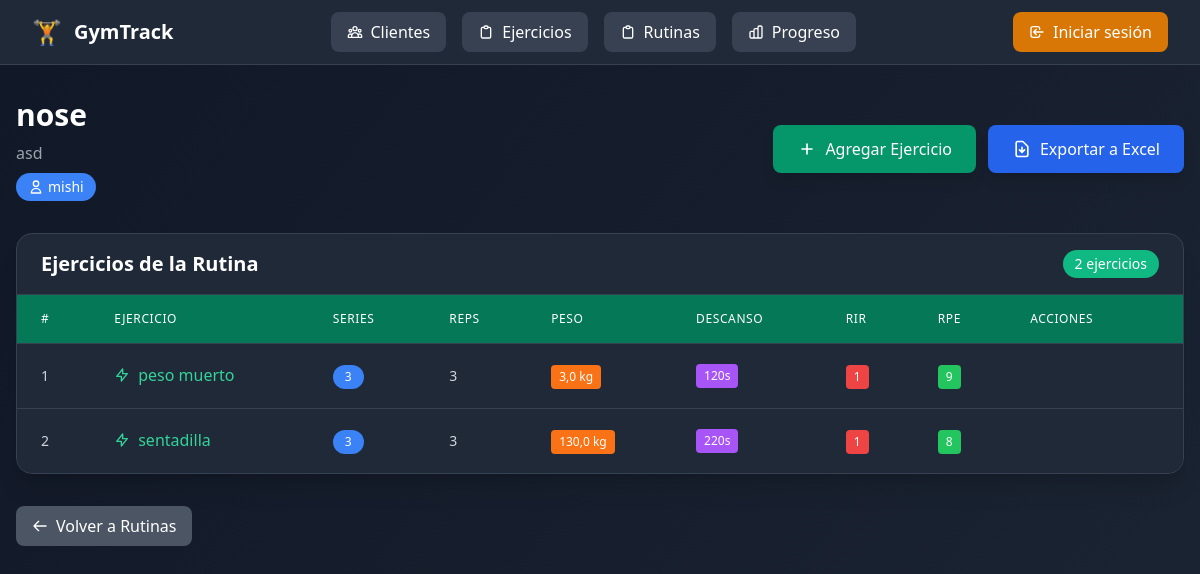
The app's page /rutinas/17/ with its own data.
### rutinas/models.py (models this page shows, shortened)
class Rutina(models.Model):
    nombre = models.CharField(max_length=100)
    descripcion = models.TextField(blank=True)
    ejercicios = models.ManyToManyField(Ejercicio, related_name="rutinas")
    entrenador = models.ForeignKey(
        Usuario,
        on_delete=models.SET_NULL,
        null=True,
        blank=True,
        related_name="rutinas_creadas"
    )
    cliente = models.ForeignKey(
        Cliente,
        on_delete=models.CASCADE,
        null=True,
        blank=True,
        related_name="rutinas"
    )
    fecha_creacion = models.DateTimeField(auto_now_add=True)

class EntradaEjercicio(models.Model):
    rutina = models.ForeignKey(Rutina, on_delete=models.CASCADE, related_name="entradas")
    ejercicio = models.ForeignKey(Ejercicio, on_delete=models.CASCADE)
    series = models.PositiveIntegerField()
    repeticiones = models.PositiveIntegerField()
    peso_kg = models.FloatField(null=True, blank=True)
    descanso_segundos = models.PositiveIntegerField(default=60)
    rir = models.PositiveIntegerField(help_text="Repeticiones en reserva", default=1)
    rpe = models.PositiveIntegerField(help_text="Esfuerzo percibido (1-10)", default=9)
    notas = models.TextField(blank=True)

### clientes/models.py (models this page shows, shortened)
class Cliente(models.Model):
    usuario = models.OneToOneField(
        settings.AUTH_USER_MODEL,
        on_delete=models.CASCADE,
        related_name="perfil_cliente",
        null=True, blank=True
    )
    entrenadores = models.ManyToManyField(
        settings.AUTH_USER_MODEL,
        related_name="clientes",
        blank=True
    )
    nombre = models.CharField(max_length=100)
    edad = models.PositiveIntegerField(null=True, blank=True)
    altura_cm = models.PositiveIntegerField(null=True, blank=True)
    peso_kg = models.FloatField(null=True, blank=True)
    lesiones = models.TextField(blank=True, help_text="Anotar lesiones o complicaciones")

### ejercicios/models.py (models this page shows, shortened)
class Ejercicio(models.Model):
    VISIBILIDAD_OPCIONES = [
        ('privado', 'Privado'),
        ('global', 'Global'),
    ]
    nombre = models.CharField(max_length=100)
    descripcion = models.TextField()
    grupo_muscular = models.CharField(max_length=100)
    variante = models.CharField(max_length=100, blank=True)
    usuario = models.ForeignKey(settings.AUTH_USER_MODEL, on_delete=models.CASCADE, related_name="ejercicios")
    visibilidad = models.CharField(
        max_length=10,
        choices=VISIBILIDAD_OPCIONES,
        default='privado'  # 👈 por defecto será solo visible para su creador
    )

### rutinas/views.py (the view)
# urls.py: path("<int:pk>/", RutinaDetalleView.as_view(), name="detalle"),
class RutinaDetalleView(DetailView):
    model = Rutina
    template_name = "rutinas/detalle.html"
    context_object_name = "rutina"

### rutinas/templates/rutinas/detalle.html (shortened to what this page needs)
{% extends "base.html" %}
{% block content %}
<div class="min-h-screen bg-gradient-to-br from-gray-900 to-gray-800 py-8 px-4">
  <div class="max-w-7xl mx-auto">
    <div class="flex flex-col sm:flex-row justify-between items-start sm:items-center mb-8 gap-4">
      <div>
        <h1 class="text-3xl font-bold text-white mb-2">{{ rutina.nombre }}</h1>
        <p class="text-gray-400">{{ rutina.descripcion|default:"Sin descripción" }}</p>
        {% if rutina.cliente %}
        <div class="flex items-center mt-2">
          <span class="inline-flex items-center px-3 py-1 rounded-full text-sm font-medium bg-blue-500 text-white">
            <svg class="w-4 h-4 mr-1" fill="none" stroke="currentColor" viewBox="0 0 24 24">
              <path stroke-linecap="round" stroke-linejoin="round" stroke-width="2" d="M16 7a4 4 0 11-8 0 4 4 0 018 0zM12 14a7 7 0 00-7 7h14a7 7 0 00-7-7z"></path>
            </svg>
            {{ rutina.cliente.nombre }}
          </span>
        </div>
        {% endif %}
      </div>
      <div class="flex flex-wrap gap-3">
        <a href="{% url 'rutinas:entrada_crear' rutina.id %}"
           class="inline-flex items-center px-6 py-3 bg-emerald-600 hover:bg-emerald-500 text-white font-medium rounded-lg transition-colors shadow-lg">
          <svg class="w-5 h-5 mr-2" fill="none" stroke="currentColor" viewBox="0 0 24 24">
            <path stroke-linecap="round" stroke-linejoin="round" stroke-width="2" d="M12 6v6m0 0v6m0-6h6m-6 0H6"></path>
          </svg>
          Agregar Ejercicio
        </a>
        <a href="{% url 'exportaciones:rutina_excel' rutina.id %}"
           class="inline-flex items-center px-6 py-3 bg-blue-600 hover:bg-blue-500 text-white font-medium rounded-lg transition-colors shadow-lg">
          <svg class="w-5 h-5 mr-2" fill="none" stroke="currentColor" viewBox="0 0 24 24">
            <path stroke-linecap="round" stroke-linejoin="round" stroke-width="2" d="M12 10v6m0 0l-3-3m3 3l3-3m2 8H7a2 2 0 01-2-2V5a2 2 0 012-2h5.586a1 1 0 01.707.293l5.414 5.414a1 1 0 01.293.707V19a2 2 0 01-2 2z"></path>
          </svg>
          Exportar a Excel
        </a>
      </div>
    </div>
    {% if rutina.entradas.all %}
    <div class="bg-gray-800 rounded-2xl shadow-xl border border-gray-700 overflow-hidden mb-8">
      <div class="px-6 py-4 border-b border-gray-700">
        <div class="flex flex-col sm:flex-row justify-between items-start sm:items-center">
          <h2 class="text-xl font-bold text-white">Ejercicios de la Rutina</h2>
          <span class="inline-flex items-center px-3 py-1 rounded-full text-sm font-medium bg-emerald-500 text-white mt-2 sm:mt-0">
            {{ rutina.entradas.all.count }} ejercicio{{ rutina.entradas.all.count|pluralize }}
          </span>
        </div>
      </div>
      <div class="overflow-x-auto">
        <table class="min-w-full divide-y divide-gray-700">
          <thead class="bg-emerald-700">
            <tr>
              <th class="px-6 py-4 text-left text-xs font-medium text-white uppercase tracking-wider">#</th>
              <th class="px-6 py-4 text-left text-xs font-medium text-white uppercase tracking-wider">Ejercicio</th>
              <th class="px-6 py-4 text-left text-xs font-medium text-white uppercase tracking-wider">Series</th>
              <th class="px-6 py-4 text-left text-xs font-medium text-white uppercase tracking-wider">Reps</th>
              <th class="px-6 py-4 text-left text-xs font-medium text-white uppercase tracking-wider">Peso</th>
              <th class="px-6 py-4 text-left text-xs font-medium text-white uppercase tracking-wider">Descanso</th>
              <th class="px-6 py-4 text-left text-xs font-medium text-white uppercase tracking-wider">RIR</th>
              <th class="px-6 py-4 text-left text-xs font-medium text-white uppercase tracking-wider">RPE</th>
              <th class="px-6 py-4 text-left text-xs font-medium text-white uppercase tracking-wider">Acciones</th>
            </tr>
          </thead>
          <tbody class="bg-gray-800 divide-y divide-gray-700">
            {% for entrada in rutina.entradas.all %}
            <tr class="hover:bg-gray-750 transition-colors group">
              <td class="px-6 py-4 whitespace-nowrap text-sm font-medium text-gray-300">
                {{ forloop.counter }}
              </td>
              <td class="px-6 py-4 whitespace-nowrap">
                <a href="{% url 'progreso:registrar' rutina.cliente.id entrada.ejercicio.id %}"
                   class="inline-flex items-center text-emerald-400 hover:text-emerald-300 font-medium transition-colors">
                  <svg class="w-4 h-4 mr-2" fill="none" stroke="currentColor" viewBox="0 0 24 24">
                    <path stroke-linecap="round" stroke-linejoin="round" stroke-width="2" d="M13 10V3L4 14h7v7l9-11h-7z"></path>
                  </svg>
                  {{ entrada.ejercicio.nombre }}
                </a>
              </td>
              <td class="px-6 py-4 whitespace-nowrap">
                <span class="inline-flex items-center px-3 py-1 rounded-full text-xs font-medium bg-blue-500 text-white">
                  {{ entrada.series|default:"-" }}
                </span>
              </td>
              <td class="px-6 py-4 whitespace-nowrap text-sm text-gray-300">
                {{ entrada.repeticiones|default:"-" }}
              </td>
              <td class="px-6 py-4 whitespace-nowrap">
                {% if entrada.peso_kg %}
                <span class="inline-flex items-center px-2 py-1 rounded text-xs font-medium bg-orange-500 text-white">
                  {{ entrada.peso_kg }} kg
                </span>
                {% else %}
                <span class="text-sm text-gray-500">-</span>
                {% endif %}
              </td>
              <td class="px-6 py-4 whitespace-nowrap text-sm text-gray-300">
                {% if entrada.descanso_segundos %}
                <span class="inline-flex items-center px-2 py-1 rounded text-xs font-medium bg-purple-500 text-white">
                  {{ entrada.descanso_segundos }}s
                </span>
                {% else %}
                <span class="text-sm text-gray-500">-</span>
                {% endif %}
              </td>
              <td class="px-6 py-4 whitespace-nowrap">
                {% if entrada.rir %}
                <span class="inline-flex items-center px-2 py-1 rounded text-xs font-medium bg-red-500 text-white">
                  {{ entrada.rir }}
                </span>
                {% else %}
                <span class="text-sm text-gray-500">-</span>
                {% endif %}
              </td>
              <td class="px-6 py-4 whitespace-nowrap">
                {% if entrada.rpe %}
                <span class="inline-flex items-center px-2 py-1 rounded text-xs font-medium bg-green-500 text-white">
                  {{ entrada.rpe }}
                </span>
                {% else %}
                <span class="text-sm text-gray-500">-</span>
                {% endif %}
              </td>
              <td class="px-6 py-4 whitespace-nowrap">
              </td>
            </tr>
            {% endfor %}
          </tbody>
        </table>
      </div>
    </div>
    {% endif %}
    <div class="flex justify-start">
      <a href="{% url 'rutinas:lista' %}"
         class="inline-flex items-center px-4 py-2 bg-gray-600 hover:bg-gray-500 text-white font-medium rounded-lg transition-colors">
        <svg class="w-4 h-4 mr-2" fill="none" stroke="currentColor" viewBox="0 0 24 24">
          <path stroke-linecap="round" stroke-linejoin="round" stroke-width="2" d="M10 19l-7-7m0 0l7-7m-7 7h18"></path>
        </svg>
        Volver a Rutinas
      </a>
    </div>
  </div>
</div>
{% endblock %}

### records on screen
Rutina: nombre "nose", descripcion "asd", cliente.nombre "mishi", entradas.all.count "2"
EntradaEjercicio: ejercicio.nombre "peso muerto", series "3", repeticiones "3", peso_kg "3,0", descanso_segundos "120", rir "1", rpe "9"
EntradaEjercicio: ejercicio.nombre "sentadilla", series "3", repeticiones "3", peso_kg "130,0", descanso_segundos "220", rir "1", rpe "8"
